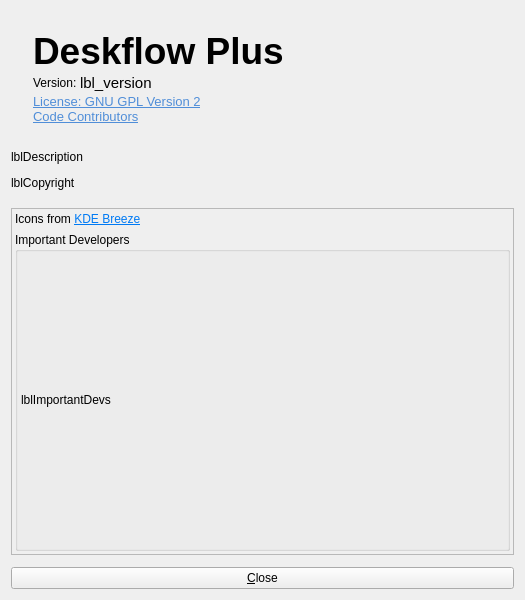
<?xml version="1.0" encoding="UTF-8"?>
<ui version="4.0">
 <class>AboutDialog</class>
 <widget class="QDialog" name="AboutDialog">
  <property name="windowModality">
   <enum>Qt::WindowModality::ApplicationModal</enum>
  </property>
  <property name="geometry">
   <rect>
    <x>0</x>
    <y>0</y>
    <width>525</width>
    <height>600</height>
   </rect>
  </property>
  <property name="sizePolicy">
   <sizepolicy hsizetype="Preferred" vsizetype="Preferred">
    <horstretch>0</horstretch>
    <verstretch>0</verstretch>
   </sizepolicy>
  </property>
  <property name="windowTitle">
   <string>About Deskflow Plus</string>
  </property>
  <property name="windowIcon">
   <iconset theme="help-about"/>
  </property>
  <property name="modal">
   <bool>true</bool>
  </property>
  <layout class="QVBoxLayout" name="verticalLayout">
   <property name="spacing">
    <number>12</number>
   </property>
   <item>
    <widget class="QWidget" name="frameLogo" native="true">
     <property name="sizePolicy">
      <sizepolicy hsizetype="Preferred" vsizetype="Fixed">
       <horstretch>0</horstretch>
       <verstretch>0</verstretch>
      </sizepolicy>
     </property>
     <layout class="QGridLayout" name="gridLayout">
      <property name="verticalSpacing">
       <number>0</number>
      </property>
      <item row="4" column="1">
       <widget class="QLabel" name="linkGpl">
        <property name="sizePolicy">
         <sizepolicy hsizetype="Preferred" vsizetype="Fixed">
          <horstretch>0</horstretch>
          <verstretch>0</verstretch>
         </sizepolicy>
        </property>
        <property name="text">
         <string>&lt;!DOCTYPE HTML PUBLIC &quot;-//W3C//DTD HTML 4.0//EN&quot; &quot;http://www.w3.org/TR/REC-html40/strict.dtd&quot;&gt;
&lt;html&gt;&lt;head&gt;&lt;meta name=&quot;qrichtext&quot; content=&quot;1&quot; /&gt;&lt;style type=&quot;text/css&quot;&gt;
p, li { white-space: pre-wrap; }
&lt;/style&gt;&lt;/head&gt;&lt;body style=&quot; font-family:'Ubuntu'; font-size:10pt; font-weight:400; font-style:normal;&quot;&gt;
&lt;p style=&quot; margin-top:0px; margin-bottom:0px; margin-left:0px; margin-right:0px; -qt-block-indent:0; text-indent:0px;&quot;&gt;&lt;a href=&quot;https://www.gnu.org/licenses/old-licenses/gpl-2.0.html&quot;&gt;&lt;span style=&quot; text-decoration: underline; color:#508ed8;&quot;&gt;License: GNU GPL Version 2&lt;/a&gt;&lt;/span&gt;&lt;/p&gt;&lt;/body&gt;&lt;/html&gt;</string>
        </property>
        <property name="openExternalLinks">
         <bool>true</bool>
        </property>
       </widget>
      </item>
      <item row="6" column="1">
       <spacer name="verticalSpacer">
        <property name="orientation">
         <enum>Qt::Orientation::Vertical</enum>
        </property>
        <property name="sizeHint" stdset="0">
         <size>
          <width>20</width>
          <height>5</height>
         </size>
        </property>
       </spacer>
      </item>
      <item row="0" column="1">
       <spacer name="verticalSpacer_3">
        <property name="orientation">
         <enum>Qt::Orientation::Vertical</enum>
        </property>
        <property name="sizeHint" stdset="0">
         <size>
          <width>20</width>
          <height>10</height>
         </size>
        </property>
       </spacer>
      </item>
      <item row="1" column="1">
       <widget class="QLabel" name="lblName">
        <property name="sizePolicy">
         <sizepolicy hsizetype="Preferred" vsizetype="Fixed">
          <horstretch>0</horstretch>
          <verstretch>0</verstretch>
         </sizepolicy>
        </property>
        <property name="font">
         <font>
          <pointsize>28</pointsize>
          <bold>true</bold>
         </font>
        </property>
        <property name="text">
         <string notr="true">Deskflow Plus</string>
        </property>
        <property name="scaledContents">
         <bool>false</bool>
        </property>
        <property name="alignment">
         <set>Qt::AlignmentFlag::AlignBottom|Qt::AlignmentFlag::AlignLeading|Qt::AlignmentFlag::AlignLeft</set>
        </property>
        <property name="indent">
         <number>0</number>
        </property>
        <property name="program_name" stdset="0">
         <bool>false</bool>
        </property>
       </widget>
      </item>
      <item row="0" column="0" rowspan="9">
       <widget class="QLabel" name="lblIcon">
        <property name="sizePolicy">
         <sizepolicy hsizetype="Preferred" vsizetype="Fixed">
          <horstretch>0</horstretch>
          <verstretch>0</verstretch>
         </sizepolicy>
        </property>
        <property name="autoFillBackground">
         <bool>false</bool>
        </property>
       </widget>
      </item>
      <item row="3" column="1">
       <widget class="QWidget" name="widget_2" native="true">
        <property name="sizePolicy">
         <sizepolicy hsizetype="Preferred" vsizetype="Fixed">
          <horstretch>0</horstretch>
          <verstretch>0</verstretch>
         </sizepolicy>
        </property>
        <layout class="QHBoxLayout" name="horizontalLayout">
         <property name="spacing">
          <number>0</number>
         </property>
         <property name="leftMargin">
          <number>0</number>
         </property>
         <property name="topMargin">
          <number>0</number>
         </property>
         <property name="rightMargin">
          <number>0</number>
         </property>
         <property name="bottomMargin">
          <number>0</number>
         </property>
         <item>
          <widget class="QLabel" name="label">
           <property name="sizePolicy">
            <sizepolicy hsizetype="Maximum" vsizetype="Fixed">
             <horstretch>0</horstretch>
             <verstretch>0</verstretch>
            </sizepolicy>
           </property>
           <property name="text">
            <string>Version: </string>
           </property>
           <property name="alignment">
            <set>Qt::AlignmentFlag::AlignLeading|Qt::AlignmentFlag::AlignLeft|Qt::AlignmentFlag::AlignVCenter</set>
           </property>
           <property name="indent">
            <number>0</number>
           </property>
          </widget>
         </item>
         <item>
          <widget class="QLabel" name="lblVersion">
           <property name="sizePolicy">
            <sizepolicy hsizetype="Maximum" vsizetype="Fixed">
             <horstretch>0</horstretch>
             <verstretch>0</verstretch>
            </sizepolicy>
           </property>
           <property name="font">
            <font>
             <pointsize>11</pointsize>
            </font>
           </property>
           <property name="text">
            <string notr="true">lbl_version</string>
           </property>
           <property name="alignment">
            <set>Qt::AlignmentFlag::AlignLeading|Qt::AlignmentFlag::AlignLeft|Qt::AlignmentFlag::AlignVCenter</set>
           </property>
           <property name="smaller_text" stdset="0">
            <bool>true</bool>
           </property>
          </widget>
         </item>
         <item>
          <widget class="QPushButton" name="btnCopyVersion">
           <property name="sizePolicy">
            <sizepolicy hsizetype="Fixed" vsizetype="Fixed">
             <horstretch>0</horstretch>
             <verstretch>0</verstretch>
            </sizepolicy>
           </property>
           <property name="maximumSize">
            <size>
             <width>32</width>
             <height>16777215</height>
            </size>
           </property>
           <property name="toolTip">
            <string>Copy version info</string>
           </property>
           <property name="icon">
            <iconset>
             <normaloff>:/icons/64x64/copy-dark.png</normaloff>:/icons/64x64/copy-dark.png</iconset>
           </property>
           <property name="flat">
            <bool>true</bool>
           </property>
          </widget>
         </item>
         <item>
          <spacer name="horizontalSpacer">
           <property name="sizePolicy">
            <sizepolicy hsizetype="Minimum" vsizetype="Minimum">
             <horstretch>0</horstretch>
             <verstretch>0</verstretch>
            </sizepolicy>
           </property>
           <property name="orientation">
            <enum>Qt::Orientation::Horizontal</enum>
           </property>
           <property name="sizeHint" stdset="0">
            <size>
             <width>40</width>
             <height>10</height>
            </size>
           </property>
          </spacer>
         </item>
        </layout>
       </widget>
      </item>
      <item row="5" column="1">
       <widget class="QLabel" name="linkContributors">
        <property name="sizePolicy">
         <sizepolicy hsizetype="Preferred" vsizetype="Fixed">
          <horstretch>0</horstretch>
          <verstretch>0</verstretch>
         </sizepolicy>
        </property>
        <property name="text">
         <string>&lt;!DOCTYPE HTML PUBLIC &quot;-//W3C//DTD HTML 4.0//EN&quot; &quot;http://www.w3.org/TR/REC-html40/strict.dtd&quot;&gt;
&lt;html&gt;&lt;head&gt;&lt;meta name=&quot;qrichtext&quot; content=&quot;1&quot; /&gt;&lt;style type=&quot;text/css&quot;&gt;
p, li { white-space: pre-wrap; }
&lt;/style&gt;&lt;/head&gt;&lt;body style=&quot; font-family:'Ubuntu'; font-size:10pt; font-weight:400; font-style:normal;&quot;&gt;
&lt;p style=&quot; margin-top:0px; margin-bottom:0px; margin-left:0px; margin-right:0px; -qt-block-indent:0; text-indent:0px;&quot;&gt;&lt;a href=&quot;https://github.com/deskflow/deskflow/graphs/contributors&quot;&gt;&lt;span style=&quot; text-decoration: underline; color:#508ed8;&quot;&gt;Code Contributors&lt;/span&gt;&lt;/a&gt;&lt;/p&gt;&lt;/body&gt;&lt;/html&gt;</string>
        </property>
        <property name="openExternalLinks">
         <bool>true</bool>
        </property>
       </widget>
      </item>
     </layout>
    </widget>
   </item>
   <item>
    <widget class="QLabel" name="lblDescription">
     <property name="sizePolicy">
      <sizepolicy hsizetype="Preferred" vsizetype="Fixed">
       <horstretch>0</horstretch>
       <verstretch>0</verstretch>
      </sizepolicy>
     </property>
     <property name="text">
      <string notr="true">lblDescription</string>
     </property>
     <property name="alignment">
      <set>Qt::AlignmentFlag::AlignLeading|Qt::AlignmentFlag::AlignLeft|Qt::AlignmentFlag::AlignTop</set>
     </property>
    </widget>
   </item>
   <item>
    <widget class="QLabel" name="lblCopyright">
     <property name="sizePolicy">
      <sizepolicy hsizetype="Preferred" vsizetype="Fixed">
       <horstretch>0</horstretch>
       <verstretch>0</verstretch>
      </sizepolicy>
     </property>
     <property name="text">
      <string notr="true">lblCopyright</string>
     </property>
    </widget>
   </item>
   <item>
    <spacer name="verticalSpacer_2">
     <property name="orientation">
      <enum>Qt::Orientation::Vertical</enum>
     </property>
     <property name="sizeType">
      <enum>QSizePolicy::Policy::Fixed</enum>
     </property>
     <property name="sizeHint" stdset="0">
      <size>
       <width>20</width>
       <height>6</height>
      </size>
     </property>
    </spacer>
   </item>
   <item>
    <widget class="QScrollArea" name="scrollArea">
     <property name="sizePolicy">
      <sizepolicy hsizetype="Preferred" vsizetype="Preferred">
       <horstretch>0</horstretch>
       <verstretch>0</verstretch>
      </sizepolicy>
     </property>
     <property name="sizeAdjustPolicy">
      <enum>QAbstractScrollArea::SizeAdjustPolicy::AdjustIgnored</enum>
     </property>
     <property name="widgetResizable">
      <bool>true</bool>
     </property>
     <widget class="QWidget" name="scrollAreaWidgetContents">
      <property name="geometry">
       <rect>
        <x>0</x>
        <y>0</y>
        <width>505</width>
        <height>294</height>
       </rect>
      </property>
      <property name="sizePolicy">
       <sizepolicy hsizetype="Preferred" vsizetype="Preferred">
        <horstretch>0</horstretch>
        <verstretch>0</verstretch>
       </sizepolicy>
      </property>
      <layout class="QVBoxLayout" name="verticalLayout_4">
       <property name="spacing">
        <number>6</number>
       </property>
       <property name="leftMargin">
        <number>3</number>
       </property>
       <property name="topMargin">
        <number>3</number>
       </property>
       <property name="rightMargin">
        <number>3</number>
       </property>
       <property name="bottomMargin">
        <number>3</number>
       </property>
       <item>
        <widget class="QLabel" name="label_2">
         <property name="sizePolicy">
          <sizepolicy hsizetype="Preferred" vsizetype="Maximum">
           <horstretch>0</horstretch>
           <verstretch>0</verstretch>
          </sizepolicy>
         </property>
         <property name="text">
          <string>&lt;html&gt;&lt;head/&gt;&lt;body&gt;&lt;p&gt;Icons from &lt;a href=&quot;https://develop.kde.org/frameworks/breeze-icons/&quot;&gt;&lt;span style=&quot; text-decoration: underline; color:#007af4;&quot;&gt;KDE Breeze&lt;/span&gt;&lt;/a&gt;&lt;/p&gt;&lt;/body&gt;&lt;/html&gt;</string>
         </property>
         <property name="openExternalLinks">
          <bool>true</bool>
         </property>
        </widget>
       </item>
       <item>
        <widget class="QGroupBox" name="groupBox">
         <property name="sizePolicy">
          <sizepolicy hsizetype="Preferred" vsizetype="Expanding">
           <horstretch>0</horstretch>
           <verstretch>0</verstretch>
          </sizepolicy>
         </property>
         <property name="title">
          <string>Important Developers</string>
         </property>
         <layout class="QVBoxLayout" name="verticalLayout_2">
          <property name="spacing">
           <number>0</number>
          </property>
          <property name="leftMargin">
           <number>3</number>
          </property>
          <property name="topMargin">
           <number>3</number>
          </property>
          <property name="rightMargin">
           <number>3</number>
          </property>
          <property name="bottomMargin">
           <number>3</number>
          </property>
          <item>
           <widget class="QLabel" name="lblImportantDevs">
            <property name="sizePolicy">
             <sizepolicy hsizetype="Preferred" vsizetype="Preferred">
              <horstretch>0</horstretch>
              <verstretch>0</verstretch>
             </sizepolicy>
            </property>
            <property name="frameShape">
             <enum>QFrame::Shape::NoFrame</enum>
            </property>
            <property name="text">
             <string notr="true">lblImportantDevs</string>
            </property>
            <property name="wordWrap">
             <bool>true</bool>
            </property>
           </widget>
          </item>
         </layout>
        </widget>
       </item>
      </layout>
     </widget>
    </widget>
   </item>
   <item>
    <widget class="QPushButton" name="btnOk">
     <property name="text">
      <string>&amp;Close</string>
     </property>
     <property name="icon">
      <iconset theme="window-close"/>
     </property>
    </widget>
   </item>
  </layout>
 </widget>
 <resources/>
 <connections/>
</ui>
